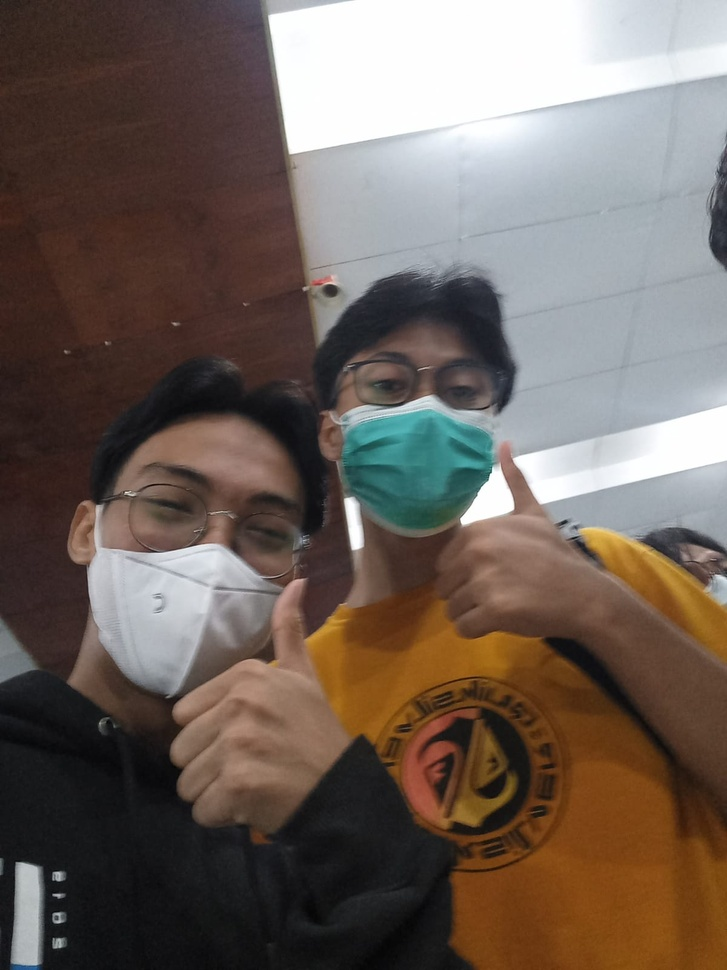
#> input picture fitrah.jpeg, 727 x 970 px, shrunk from 1200 x 1600 before the run
$ python RGBtoGrayscale.py
#> lines starting #> are read from the running program, lines starting #| are printed output that depends on the picture
#Muhammad Fitrah Ramadhan
#F 551 20 081
#Kelas B
import cv2

img = cv2.imread("fitrah.jpeg")
#> img is the input picture: shape (970, 727, 3); mean B, G, R 90.7, 98.5, 111
gray = cv2.cvtColor(img, cv2.COLOR_RGB2GRAY)
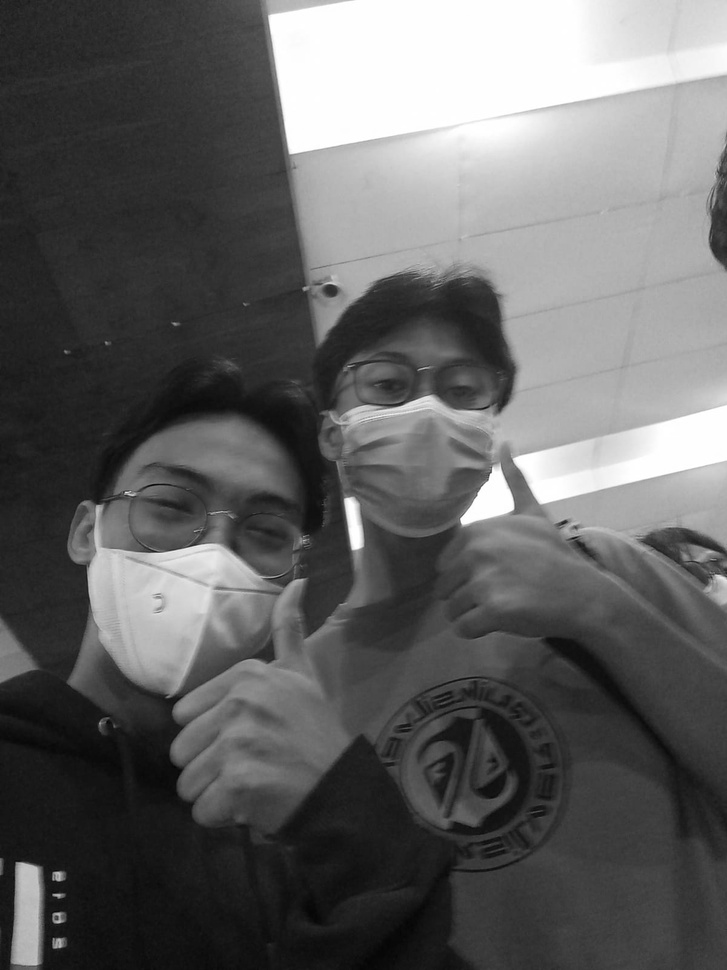
#> gray: shape (970, 727); min 4, max 255, mean 97.6

cv2.imshow("Citra Asli", img)
cv2.imshow("Citra GrayScale", gray)

cv2.waitKey(0)
cv2.destroyAllWindows()
